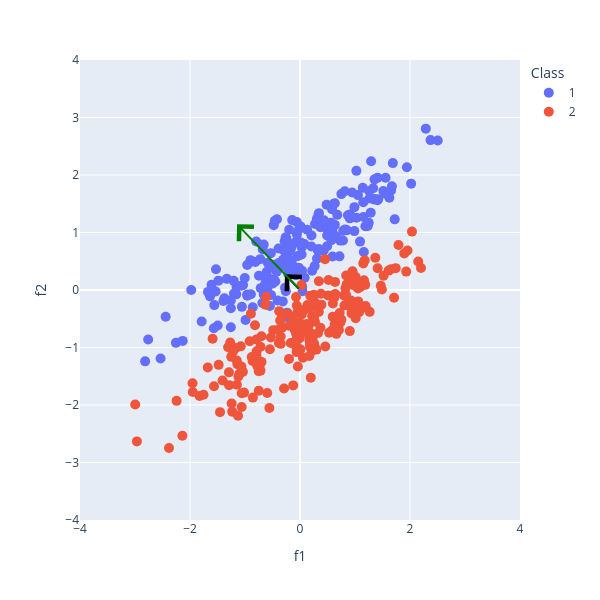
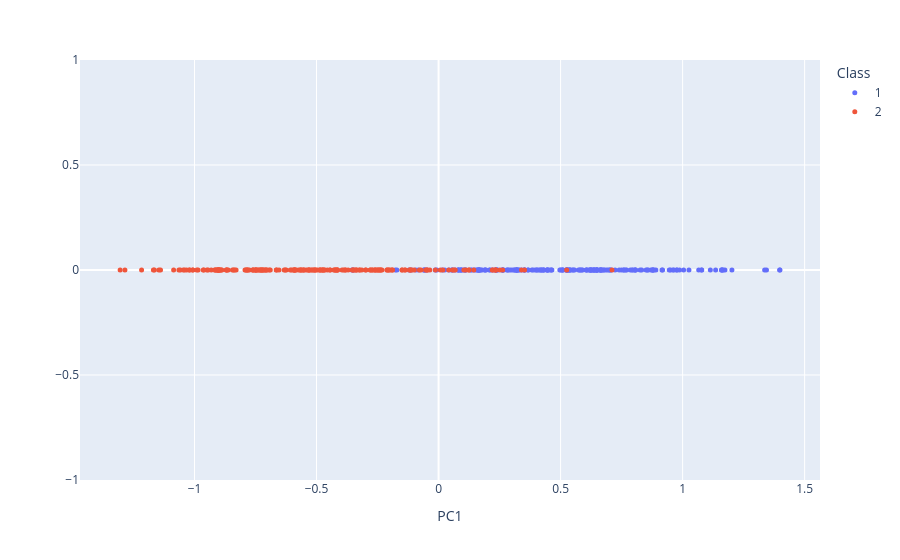

Notebook cell for these charts, in order:
### Code cell
import os
import scipy.io as sio
import numpy as np
import plotly.express as px

datasets_folder = os.path.abspath(os.path.join(os.getcwd() ,"../..")) + "/Datasets/" #Set the path to the datasets folder, which is assumed to be two levels up from the current working directory and then inside a "Datasets" folder. Adjust this path as necessary based on your actual directory structure.

data2 = sio.loadmat(datasets_folder + "data/dataset2.mat")
#================For Dataset 2=======================
X2=data2['data_2d'][0][0][0]
y2=data2['data_2d'][0][0][1][0]


#Normalize 
mu = np.mean(X2.T,axis=0)
st = np.std(X2.T,axis=0)
X2 = (X2.T-mu)/st
X2 = X2.T

#Compute covariance matrix
C = np.cov(X2)

#Compute Eigeinvalues and Eingenvectors
eigVal,W = np.linalg.eig(C)
print("Eigen Values="+str(eigVal)+"\n")
print("Sum Eigen Values="+str(np.sum(eigVal))+"\n")
print("Eigen Vectors=\n"+str(W))

#Project data into the main PC
Xp=np.matmul(W[:,0], X2) #Projecting the data onto the first principal component by multiplying the first eigenvector (W[:,0]) with the data matrix (X2). This results in a one-dimensional representation of the data along the direction of maximum variance.


### PLOTS
#Plot original data & PCs
fig=px.scatter(x=X2[0,:],y=X2[1,:],color=y2,labels=dict(x="f1",y="f2",color="Class"))
fig.update_traces(marker_size=10)

#Angle between PC1 & the X axis
teta=np.arccos(np.dot(W[:,0],[1,0])/(np.linalg.norm(W[:,0])))
#Plot PC1
fig.add_annotation(
    x=eigVal[0]*np.cos(teta),  # arrows' head
    y=eigVal[0]*np.sin(teta),  # arrows' head
    ax=0,  # arrows' tail
    ay=0,  # arrows' tail
    xref='x',
    yref='y',
    axref='x',
    ayref='y',
    text='', 
    showarrow=True,
    arrowhead=4,
    arrowsize=2,
    arrowwidth=2,
    width=4,
    arrowcolor='black'
)

#Angle between PC2 & the X axis
teta=np.arccos(np.dot(W[:,1],[1,0])/(np.linalg.norm(W[:,1])))
#Plot PC2
fig.add_annotation(
    x=eigVal[1]*np.cos(teta),  # arrows' head
    y=eigVal[1]*np.sin(teta),  # arrows' head
    ax=0,  # arrows' tail
    ay=0,  # arrows' tail
    xref='x',
    yref='y',
    axref='x',
    ayref='y',
    text='', 
    showarrow=True,
    arrowhead=4,
    arrowsize=2,
    arrowwidth=2,
    width=4,
    arrowcolor='green'
)
fig.update_xaxes(range = [-4,4])
fig.update_yaxes(range = [-4,4])
fig.update_layout(
    autosize=False,
    width=600,
    height=600,
)

fig.show()

#Plot projected data
fig=px.scatter(x=Xp,y=np.zeros(np.shape(X2)[1]),color=y2,labels=dict(x="PC1",y="",color="Class"))
fig.update_traces(marker_size=5)
fig.show()

### Figure 1 — Plotly figure (JSON) as saved in the notebook; plotly's stock layout.template omitted (floating-point values rounded to 4 significant figures; data arrays with more than 128 entries replaced by an {"elided": "..."} marker saying what was removed)
{"data": [{"hovertemplate": "Class=1<br>f1=%{x}<br>f2=%{y}<extra></extra>", "legendgroup": "1", "marker": {"color": "#636efa", "size": 10, "symbol": "circle"}, "mode": "markers", "name": "1", "orientation": "v", "showlegend": true, "type": "scatter", "x": {"elided": "200 float values"}, "xaxis": "x", "y": {"elided": "200 float values"}, "yaxis": "y"}, {"hovertemplate": "Class=2<br>f1=%{x}<br>f2=%{y}<extra></extra>", "legendgroup": "2", "marker": {"color": "#EF553B", "size": 10, "symbol": "circle"}, "mode": "markers", "name": "2", "orientation": "v", "showlegend": true, "type": "scatter", "x": {"elided": "200 float values"}, "xaxis": "x", "y": {"elided": "200 float values"}, "yaxis": "y"}], "layout": {"annotations": [{"arrowcolor": "black", "arrowhead": 4, "arrowsize": 2, "arrowwidth": 2, "ax": 0, "axref": "x", "ay": 0, "ayref": "y", "showarrow": true, "text": "", "width": 4, "x": -0.2735, "xref": "x", "y": 0.2735, "yref": "y"}, {"arrowcolor": "green", "arrowhead": 4, "arrowsize": 2, "arrowwidth": 2, "ax": 0, "axref": "x", "ay": 0, "ayref": "y", "showarrow": true, "text": "", "width": 4, "x": -1.144, "xref": "x", "y": 1.144, "yref": "y"}], "autosize": false, "height": 600, "legend": {"title": {"text": "Class"}, "tracegroupgap": 0}, "margin": {"t": 60}, "width": 600, "xaxis": {"anchor": "y", "domain": [0, 1], "range": [-4, 4], "title": {"text": "f1"}}, "yaxis": {"anchor": "x", "domain": [0, 1], "range": [-4, 4], "title": {"text": "f2"}}}}

### Figure 2 — Plotly figure (JSON) as saved in the notebook; plotly's stock layout.template omitted (floating-point values rounded to 4 significant figures; data arrays with more than 128 entries replaced by an {"elided": "..."} marker saying what was removed)
{"data": [{"hovertemplate": "Class=1<br>PC1=%{x}<br>=%{y}<extra></extra>", "legendgroup": "1", "marker": {"color": "#636efa", "size": 5, "symbol": "circle"}, "mode": "markers", "name": "1", "orientation": "v", "showlegend": true, "type": "scatter", "x": {"elided": "200 float values"}, "xaxis": "x", "y": {"elided": "200 float values"}, "yaxis": "y"}, {"hovertemplate": "Class=2<br>PC1=%{x}<br>=%{y}<extra></extra>", "legendgroup": "2", "marker": {"color": "#EF553B", "size": 5, "symbol": "circle"}, "mode": "markers", "name": "2", "orientation": "v", "showlegend": true, "type": "scatter", "x": {"elided": "200 float values"}, "xaxis": "x", "y": {"elided": "200 float values"}, "yaxis": "y"}], "layout": {"legend": {"title": {"text": "Class"}, "tracegroupgap": 0}, "margin": {"t": 60}, "xaxis": {"anchor": "y", "domain": [0, 1], "title": {"text": "PC1"}}, "yaxis": {"anchor": "x", "domain": [0, 1], "title": {"text": ""}}}}
